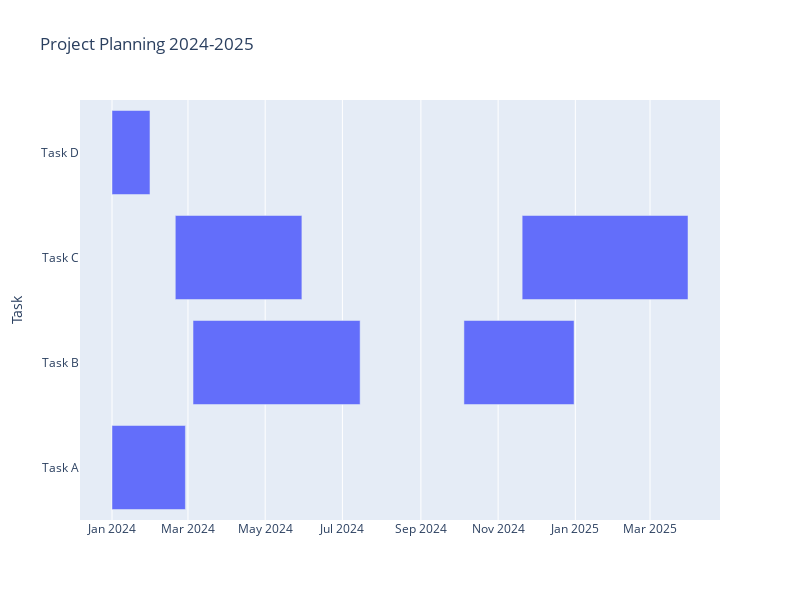

Notebook code cell kept with this figure:
### Code cell
fig = px.timeline(df, x_start='Start', x_end='Finish', y='Task',
                  title='Project Planning 2024-2025',
                  height = 600, width = 800,
                  )
fig.show()

### Figure 1 — Plotly figure (JSON) as saved in the notebook; plotly's stock layout.template omitted (floating-point values rounded to 4 significant figures)
{"data": [{"alignmentgroup": "True", "base": ["2024-01-01", "2024-03-05", "2024-02-20", "2024-01-01", "2024-10-05", "2024-11-20"], "hovertemplate": "Start=%{base}<br>Finish=%{x}<br>Task=%{y}<extra></extra>", "legendgroup": "", "marker": {"color": "#636efa", "pattern": {"shape": ""}}, "name": "", "offsetgroup": "", "orientation": "h", "showlegend": false, "textposition": "auto", "type": "bar", "x": [5011200000, 11404800000, 8640000000, 2592000000, 7516800000, 11318400000], "xaxis": "x", "y": ["Task A", "Task B", "Task C", "Task D", "Task B", "Task C"], "yaxis": "y"}], "layout": {"barmode": "overlay", "height": 600, "legend": {"tracegroupgap": 0}, "title": {"text": "Project Planning 2024-2025"}, "width": 800, "xaxis": {"anchor": "y", "domain": [0, 1], "type": "date"}, "yaxis": {"anchor": "x", "domain": [0, 1], "title": {"text": "Task"}}}}
